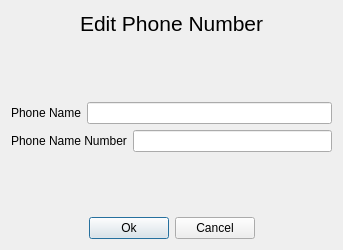
<?xml version="1.0" encoding="UTF-8"?>
<ui version="4.0">
 <class>EditePhoneNum</class>
 <widget class="QDialog" name="EditePhoneNum">
  <property name="geometry">
   <rect>
    <x>0</x>
    <y>0</y>
    <width>343</width>
    <height>250</height>
   </rect>
  </property>
  <property name="windowTitle">
   <string>Dialog</string>
  </property>
  <layout class="QVBoxLayout" name="verticalLayout">
   <item>
    <layout class="QHBoxLayout" name="horizontalLayout_5">
     <item>
      <spacer name="horizontalSpacer_3">
       <property name="orientation">
        <enum>Qt::Horizontal</enum>
       </property>
       <property name="sizeHint" stdset="0">
        <size>
         <width>40</width>
         <height>20</height>
        </size>
       </property>
      </spacer>
     </item>
     <item>
      <widget class="QLabel" name="label_3">
       <property name="font">
        <font>
         <pointsize>16</pointsize>
        </font>
       </property>
       <property name="text">
        <string>Edit Phone Number</string>
       </property>
      </widget>
     </item>
     <item>
      <spacer name="horizontalSpacer_4">
       <property name="orientation">
        <enum>Qt::Horizontal</enum>
       </property>
       <property name="sizeHint" stdset="0">
        <size>
         <width>40</width>
         <height>20</height>
        </size>
       </property>
      </spacer>
     </item>
    </layout>
   </item>
   <item>
    <spacer name="verticalSpacer_2">
     <property name="orientation">
      <enum>Qt::Vertical</enum>
     </property>
     <property name="sizeHint" stdset="0">
      <size>
       <width>20</width>
       <height>40</height>
      </size>
     </property>
    </spacer>
   </item>
   <item>
    <layout class="QHBoxLayout" name="horizontalLayout">
     <item>
      <widget class="QLabel" name="label">
       <property name="text">
        <string>Phone Name</string>
       </property>
      </widget>
     </item>
     <item>
      <widget class="QLineEdit" name="name_lineEdit"/>
     </item>
    </layout>
   </item>
   <item>
    <layout class="QHBoxLayout" name="horizontalLayout_2">
     <item>
      <widget class="QLabel" name="label_2">
       <property name="text">
        <string>Phone Name Number</string>
       </property>
      </widget>
     </item>
     <item>
      <widget class="QLineEdit" name="number_lineEdit"/>
     </item>
    </layout>
   </item>
   <item>
    <spacer name="verticalSpacer">
     <property name="orientation">
      <enum>Qt::Vertical</enum>
     </property>
     <property name="sizeHint" stdset="0">
      <size>
       <width>20</width>
       <height>40</height>
      </size>
     </property>
    </spacer>
   </item>
   <item>
    <layout class="QHBoxLayout" name="horizontalLayout_4">
     <item>
      <spacer name="horizontalSpacer">
       <property name="orientation">
        <enum>Qt::Horizontal</enum>
       </property>
       <property name="sizeHint" stdset="0">
        <size>
         <width>40</width>
         <height>20</height>
        </size>
       </property>
      </spacer>
     </item>
     <item>
      <layout class="QHBoxLayout" name="horizontalLayout_3">
       <item>
        <widget class="QPushButton" name="ok_Button">
         <property name="text">
          <string>Ok</string>
         </property>
        </widget>
       </item>
       <item>
        <widget class="QPushButton" name="cancel_Button">
         <property name="text">
          <string>Cancel</string>
         </property>
        </widget>
       </item>
      </layout>
     </item>
     <item>
      <spacer name="horizontalSpacer_2">
       <property name="orientation">
        <enum>Qt::Horizontal</enum>
       </property>
       <property name="sizeHint" stdset="0">
        <size>
         <width>40</width>
         <height>20</height>
        </size>
       </property>
      </spacer>
     </item>
    </layout>
   </item>
  </layout>
 </widget>
 <resources/>
 <connections/>
</ui>
